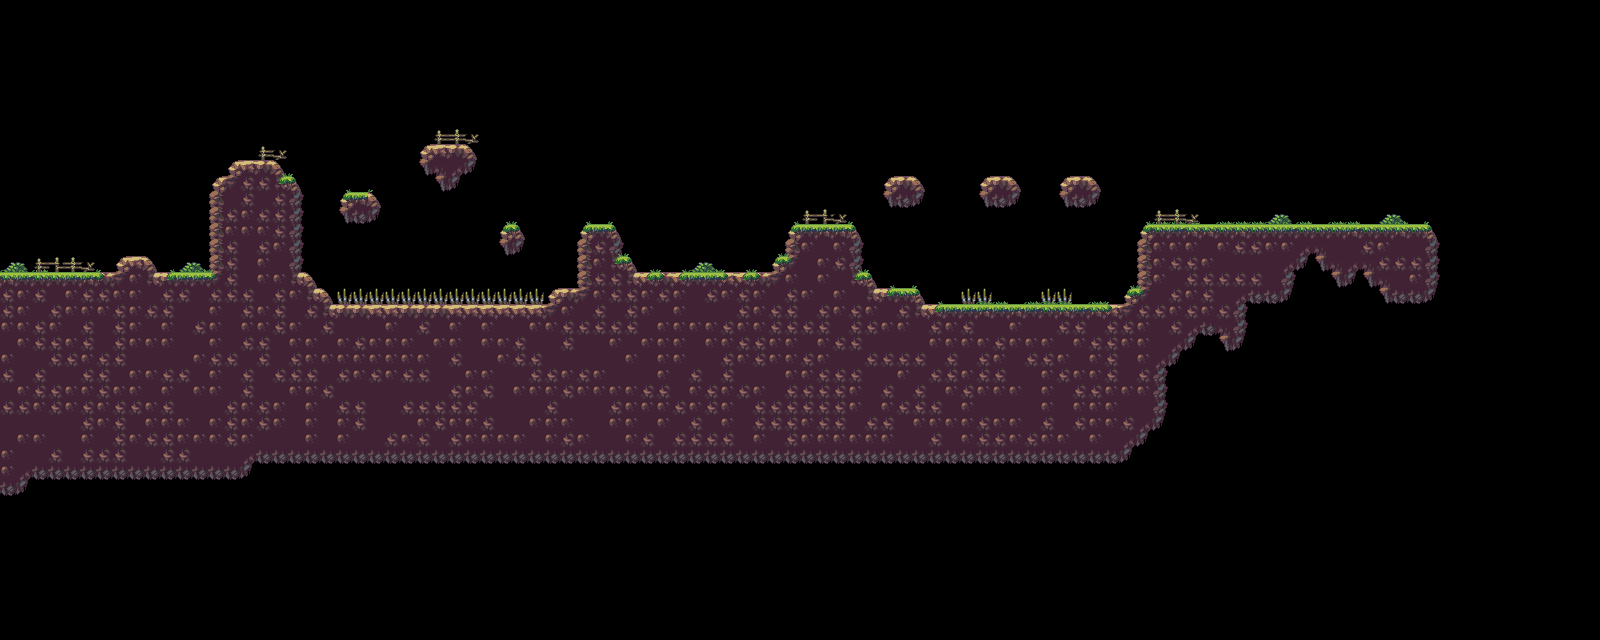

A 2D game scene composited from a Tiled map and its tileset images. What follows is a short description and the map's XML, with each tile layer's data collapsed to a summary:
An orthogonal 100x40 tile map with 16x16 px tiles, 4 tile layers (Ground, Spikes, Decorative, Decorative_2) and 36 objects (2x skeleton, bat, coin, player).

<map version="1.2" tiledversion="1.2.0" orientation="orthogonal" renderorder="right-down" width="100" height="40" tilewidth="16" tileheight="16" infinite="0" nextlayerid="82" nextobjectid="493">
 <tileset firstgid="1" name="Basic_tileset" tilewidth="16" tileheight="16" tilecount="60" columns="10">
  <image source="Basic_tileset.png" width="160" height="96" />
  <terraintypes>
   <terrain name="Ground" tile="-1" />
   <terrain name="Rock" tile="-1" />
   <terrain name="Grass" tile="-1" />
   <terrain name="Bush" tile="-1" />
   <terrain name="Spikes" tile="-1" />
   <terrain name="Fence" tile="0" />
   <terrain name="Bridge" tile="0" />
  </terraintypes>
  <tile id="0" terrain=",,,0" />
  <tile id="1" terrain=",,0,0" />
  <tile id="2" terrain=",,0," />
  <tile id="3" terrain=",,0,0" />
  <tile id="4" terrain="0,0,0," />
  <tile id="5" terrain="0,0,,0" />
  <tile id="6" terrain=",0,0,0" />
  <tile id="7" terrain="0,,,0" />
  <tile id="10" terrain=",0,,0" />
  <tile id="11" terrain="0,0,0,0" />
  <tile id="12" terrain="0,,0," />
  <tile id="13" terrain="0,0,0,0" />
  <tile id="14" terrain="0,,0,0" />
  <tile id="15" terrain=",0,0," />
  <tile id="16" terrain=",,,2" />
  <tile id="17" terrain=",,2,2" />
  <tile id="18" terrain=",,2,2" />
  <tile id="19" terrain=",,2," />
  <tile id="20" terrain=",0,," />
  <tile id="21" terrain="0,0,," />
  <tile id="22" terrain="0,,," />
  <tile id="23" terrain="0,0,0,0" />
  <tile id="26" terrain=",2,," />
  <tile id="27" terrain="2,2,," />
  <tile id="28" terrain="2,2,," />
  <tile id="29" terrain="2,,," />
  <tile id="30" terrain=",,,1" />
  <tile id="31" terrain=",,1,1" />
  <tile id="32" terrain=",,1," />
  <tile id="33" terrain="1,1,1," />
  <tile id="34" terrain="1,1,,1" />
  <tile id="36" terrain=",5,," />
  <tile id="37" terrain="5,5,," />
  <tile id="38" terrain="5,5,," />
  <tile id="39" terrain="5,,," />
  <tile id="40" terrain=",1,,1" />
  <tile id="41" terrain="1,1,1,1" />
  <tile id="42" terrain="1,,1," />
  <tile id="43" terrain="1,,1,1" />
  <tile id="44" terrain=",1,1,1" />
  <tile id="49" terrain="4,4,4,4" />
  <tile id="50" terrain=",1,," />
  <tile id="51" terrain="1,1,," />
  <tile id="52" terrain="1,,," />
  <tile id="53" terrain="1,,,1" />
  <tile id="54" terrain=",1,1," />
  <tile id="55" terrain=",3,," />
  <tile id="56" terrain="3,3,," />
  <tile id="57" terrain="3,,," />
 </tileset>
 <layer id="72" name="Ground" width="100" height="40" offsetx="0.13834" offsety="0.0355731">
  <data>[4000 cells, 1040 non-empty, 16 distinct tile ids]</data>
 </layer>
 <layer id="75" name="Spikes" width="100" height="40">
  <data>[4000 cells, 17 non-empty, 1 distinct tile ids]</data>
 </layer>
 <objectgroup id="77" name="colliders_next_level">
  <properties>
   <property name="type" value="colliders" />
  </properties>
  <object id="455" x="1305" y="-5.6667" width="21.6667" height="241" />
 </objectgroup>
 <objectgroup id="78" name="colliders_death">
  <properties>
   <property name="type" value="colliders" />
  </properties>
  <object id="452" x="334.333" y="292.583" width="210.833" height="12" />
  <object id="453" x="962.568" y="292.205" width="25.3068" height="12.5" />
  <object id="454" x="1046.36" y="291.546" width="24.1818" height="12.2727" />
 </objectgroup>
 <objectgroup id="79" name="colliders_ground">
  <properties>
   <property name="type" value="colliders" />
  </properties>
  <object id="438" x="791.318" y="226.835" width="66.1591" height="173.695" />
  <object id="439" x="582.25" y="227.436" width="35.2273" height="177.415" />
  <object id="440" x="294.928" y="274.293" width="16.6023" height="138.657" />
  <object id="445" x="342.076" y="195.959" width="35.2155" height="23.498" />
  <object id="446" x="120.642" y="258.668" width="31.5487" height="160.498" />
  <object id="456" x="-0.774333" y="275.168" width="122.132" height="145.331" />
  <object id="457" x="215.059" y="180.418" width="15.382" height="236.664" />
  <object id="458" x="423.559" y="146.751" width="48.8822" height="23.498" />
  <object id="459" x="501.059" y="228.876" width="20.3822" height="23.498" />
  <object id="460" x="326.466" y="305.126" width="224.522" height="107.748" />
  <object id="461" x="550.023" y="292.543" width="32.4659" height="118.119" />
  <object id="467" x="229.726" y="164.001" width="52.0487" height="252.165" />
  <object id="468" x="311.261" y="291.376" width="15.7273" height="121.225" />
  <object id="469" x="616.517" y="259.024" width="14.2159" height="143.869" />
  <object id="470" x="630.403" y="274.274" width="144.489" height="129.286" />
  <object id="471" x="773.892" y="259.774" width="17.7159" height="139.994" />
  <object id="472" x="885.017" y="178.086" width="37.8409" height="23.2025" />
  <object id="473" x="980.705" y="179.274" width="38.8409" height="23.2025" />
  <object id="474" x="1060.08" y="179.649" width="38.8409" height="23.2025" />
  <object id="475" x="1145.16" y="228.149" width="160.758" height="174.786" />
  <object id="476" x="919.496" y="308.065" width="207.925" height="92.5358" />
  <object id="478" x="1122.67" y="291.944" width="26.6591" height="108.187" />
  <object id="479" x="857.92" y="275.944" width="14.6591" height="128.862" />
  <object id="480" x="871.42" y="291.444" width="48.6591" height="112.112" />
  <object id="484" x="151.809" y="274.834" width="64.257" height="141.862" />
  <object id="485" x="281.809" y="180.001" width="15.0487" height="234.998" />
  <object id="488" x="-8.26676" y="-1.08958" width="23.382" height="272.664" />
 </objectgroup>
 <layer id="80" name="Decorative" width="100" height="40">
  <data>[4000 cells, 150 non-empty, 8 distinct tile ids]</data>
 </layer>
 <layer id="81" name="Decorative_2" width="100" height="40">
  <data>[4000 cells, 25 non-empty, 6 distinct tile ids]</data>
 </layer>
 <objectgroup id="74" name="entities">
  <properties>
   <property name="type" value="entities" />
  </properties>
  <object id="434" name="skeleton" x="661" y="263.5">
   <point />
  </object>
  <object id="464" name="skeleton" x="738.5" y="262.5">
   <point />
  </object>
  <object id="466" name="bat" x="1087.5" y="271.333">
   <point />
  </object>
  <object id="486" name="coin" x="1014.7" y="279.603">
   <point />
  </object>
  <object id="489" name="player" x="51" y="114.333">
   <point />
  </object>
 </objectgroup>
</map>
